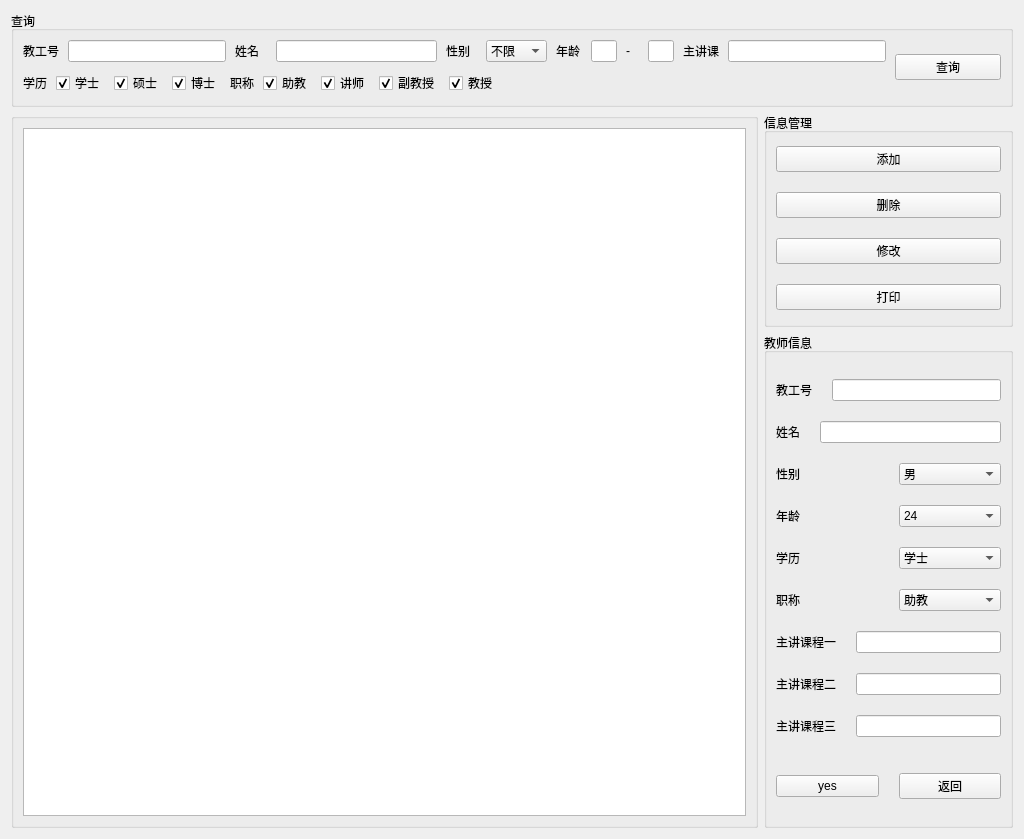
<?xml version="1.0" encoding="UTF-8"?>
<ui version="4.0">
 <class>ManagementTeacher</class>
 <widget class="QWidget" name="ManagementTeacher">
  <property name="geometry">
   <rect>
    <x>0</x>
    <y>0</y>
    <width>1024</width>
    <height>839</height>
   </rect>
  </property>
  <property name="windowTitle">
   <string>Form</string>
  </property>
  <layout class="QVBoxLayout" name="verticalLayout_6">
   <item>
    <widget class="QGroupBox" name="groupBox_search">
     <property name="title">
      <string>查询</string>
     </property>
     <layout class="QHBoxLayout" name="horizontalLayout_10" stretch="49,6">
      <property name="spacing">
       <number>9</number>
      </property>
      <item>
       <layout class="QVBoxLayout" name="verticalLayout">
        <item>
         <layout class="QHBoxLayout" name="horizontalLayout_8" stretch="12,12,6,7,12">
          <property name="spacing">
           <number>9</number>
          </property>
          <item>
           <layout class="QHBoxLayout" name="horizontalLayout" stretch="2,10">
            <item>
             <widget class="QLabel" name="label_search_tno">
              <property name="text">
               <string>教工号</string>
              </property>
             </widget>
            </item>
            <item>
             <widget class="QLineEdit" name="lineEdit_search_tno"/>
            </item>
           </layout>
          </item>
          <item>
           <layout class="QHBoxLayout" name="horizontalLayout_2" stretch="2,10">
            <item>
             <widget class="QLabel" name="label_search_tname">
              <property name="text">
               <string>姓名</string>
              </property>
             </widget>
            </item>
            <item>
             <widget class="QLineEdit" name="lineEdit_search_tname"/>
            </item>
           </layout>
          </item>
          <item>
           <layout class="QHBoxLayout" name="horizontalLayout_3" stretch="2,4">
            <item>
             <widget class="QLabel" name="label_search_tsex">
              <property name="text">
               <string>性别</string>
              </property>
             </widget>
            </item>
            <item>
             <widget class="QComboBox" name="comboBox_search_tsex">
              <item>
               <property name="text">
                <string>不限</string>
               </property>
              </item>
              <item>
               <property name="text">
                <string>男</string>
               </property>
              </item>
              <item>
               <property name="text">
                <string>女</string>
               </property>
              </item>
             </widget>
            </item>
           </layout>
          </item>
          <item>
           <layout class="QHBoxLayout" name="horizontalLayout_4" stretch="2,2,1,2">
            <item>
             <widget class="QLabel" name="label_search_tage">
              <property name="text">
               <string>年龄</string>
              </property>
             </widget>
            </item>
            <item>
             <widget class="QLineEdit" name="lineEdit_search_tage_a"/>
            </item>
            <item>
             <widget class="QLabel" name="label_search_tage_">
              <property name="text">
               <string>-</string>
              </property>
             </widget>
            </item>
            <item>
             <widget class="QLineEdit" name="lineEdit_search_tage_b"/>
            </item>
           </layout>
          </item>
          <item>
           <layout class="QHBoxLayout" name="horizontalLayout_5" stretch="2,10">
            <item>
             <widget class="QLabel" name="label_search_cno">
              <property name="text">
               <string>主讲课</string>
              </property>
             </widget>
            </item>
            <item>
             <widget class="QLineEdit" name="lineEdit_search_cno"/>
            </item>
           </layout>
          </item>
         </layout>
        </item>
        <item>
         <layout class="QHBoxLayout" name="horizontalLayout_9">
          <property name="spacing">
           <number>9</number>
          </property>
          <item>
           <layout class="QHBoxLayout" name="horizontalLayout_6">
            <item>
             <widget class="QLabel" name="label_search_teb">
              <property name="text">
               <string>学历</string>
              </property>
             </widget>
            </item>
            <item>
             <widget class="QCheckBox" name="checkBox_search_teb">
              <property name="text">
               <string>学士</string>
              </property>
              <property name="checked">
               <bool>true</bool>
              </property>
             </widget>
            </item>
            <item>
             <widget class="QCheckBox" name="checkBox_search_teb_2">
              <property name="text">
               <string>硕士</string>
              </property>
              <property name="checked">
               <bool>true</bool>
              </property>
             </widget>
            </item>
            <item>
             <widget class="QCheckBox" name="checkBox_search_teb_3">
              <property name="text">
               <string>博士</string>
              </property>
              <property name="checked">
               <bool>true</bool>
              </property>
             </widget>
            </item>
           </layout>
          </item>
          <item>
           <layout class="QHBoxLayout" name="horizontalLayout_7">
            <item>
             <widget class="QLabel" name="label_search_tpt">
              <property name="text">
               <string>职称</string>
              </property>
             </widget>
            </item>
            <item>
             <widget class="QCheckBox" name="checkBox_search_tpt">
              <property name="text">
               <string>助教</string>
              </property>
              <property name="checked">
               <bool>true</bool>
              </property>
             </widget>
            </item>
            <item>
             <widget class="QCheckBox" name="checkBox_search_tpt_2">
              <property name="text">
               <string>讲师</string>
              </property>
              <property name="checked">
               <bool>true</bool>
              </property>
             </widget>
            </item>
            <item>
             <widget class="QCheckBox" name="checkBox_search_tpt_3">
              <property name="text">
               <string>副教授</string>
              </property>
              <property name="checked">
               <bool>true</bool>
              </property>
             </widget>
            </item>
            <item>
             <widget class="QCheckBox" name="checkBox_search_tpt_4">
              <property name="text">
               <string>教授</string>
              </property>
              <property name="checked">
               <bool>true</bool>
              </property>
             </widget>
            </item>
           </layout>
          </item>
          <item>
           <spacer name="horizontalSpacer">
            <property name="orientation">
             <enum>Qt::Horizontal</enum>
            </property>
            <property name="sizeHint" stdset="0">
             <size>
              <width>40</width>
              <height>20</height>
             </size>
            </property>
           </spacer>
          </item>
         </layout>
        </item>
       </layout>
      </item>
      <item>
       <widget class="QPushButton" name="pushButton_search">
        <property name="text">
         <string>查询</string>
        </property>
       </widget>
      </item>
     </layout>
    </widget>
   </item>
   <item>
    <layout class="QHBoxLayout" name="horizontalLayout_21" stretch="6,2">
     <item>
      <widget class="QGroupBox" name="groupBox_tableView">
       <property name="title">
        <string/>
       </property>
       <layout class="QVBoxLayout" name="verticalLayout_2">
        <item>
         <widget class="QTableView" name="tableView"/>
        </item>
       </layout>
      </widget>
     </item>
     <item>
      <layout class="QVBoxLayout" name="verticalLayout_5">
       <item>
        <widget class="QGroupBox" name="groupBox_management">
         <property name="title">
          <string>信息管理</string>
         </property>
         <layout class="QVBoxLayout" name="verticalLayout_3">
          <property name="spacing">
           <number>20</number>
          </property>
          <item>
           <spacer name="verticalSpacer">
            <property name="orientation">
             <enum>Qt::Vertical</enum>
            </property>
            <property name="sizeHint" stdset="0">
             <size>
              <width>20</width>
              <height>40</height>
             </size>
            </property>
           </spacer>
          </item>
          <item>
           <widget class="QPushButton" name="pushButton_add">
            <property name="text">
             <string>添加</string>
            </property>
           </widget>
          </item>
          <item>
           <widget class="QPushButton" name="pushButton_delete">
            <property name="text">
             <string>删除</string>
            </property>
           </widget>
          </item>
          <item>
           <widget class="QPushButton" name="pushButton_change">
            <property name="text">
             <string>修改</string>
            </property>
           </widget>
          </item>
          <item>
           <widget class="QPushButton" name="pushButton_excel">
            <property name="text">
             <string>打印</string>
            </property>
           </widget>
          </item>
          <item>
           <spacer name="verticalSpacer_2">
            <property name="orientation">
             <enum>Qt::Vertical</enum>
            </property>
            <property name="sizeHint" stdset="0">
             <size>
              <width>20</width>
              <height>40</height>
             </size>
            </property>
           </spacer>
          </item>
         </layout>
        </widget>
       </item>
       <item>
        <widget class="QGroupBox" name="groupBox_data">
         <property name="title">
          <string>教师信息</string>
         </property>
         <layout class="QVBoxLayout" name="verticalLayout_4">
          <property name="spacing">
           <number>20</number>
          </property>
          <item>
           <spacer name="verticalSpacer_3">
            <property name="orientation">
             <enum>Qt::Vertical</enum>
            </property>
            <property name="sizeHint" stdset="0">
             <size>
              <width>20</width>
              <height>40</height>
             </size>
            </property>
           </spacer>
          </item>
          <item>
           <layout class="QHBoxLayout" name="horizontalLayout_11">
            <item>
             <widget class="QLabel" name="label_tno">
              <property name="text">
               <string>教工号</string>
              </property>
             </widget>
            </item>
            <item>
             <widget class="QLineEdit" name="lineEdit_tno">
              <property name="maxLength">
               <number>8</number>
              </property>
             </widget>
            </item>
           </layout>
          </item>
          <item>
           <layout class="QHBoxLayout" name="horizontalLayout_12">
            <item>
             <widget class="QLabel" name="label_tname">
              <property name="text">
               <string>姓名</string>
              </property>
             </widget>
            </item>
            <item>
             <widget class="QLineEdit" name="lineEdit_tname">
              <property name="maxLength">
               <number>8</number>
              </property>
             </widget>
            </item>
           </layout>
          </item>
          <item>
           <layout class="QHBoxLayout" name="horizontalLayout_13">
            <item>
             <widget class="QLabel" name="label_tsex">
              <property name="text">
               <string>性别</string>
              </property>
             </widget>
            </item>
            <item>
             <widget class="QComboBox" name="comboBox_tsex">
              <item>
               <property name="text">
                <string>男</string>
               </property>
              </item>
              <item>
               <property name="text">
                <string>女</string>
               </property>
              </item>
             </widget>
            </item>
           </layout>
          </item>
          <item>
           <layout class="QHBoxLayout" name="horizontalLayout_14">
            <item>
             <widget class="QLabel" name="label_tage">
              <property name="text">
               <string>年龄</string>
              </property>
             </widget>
            </item>
            <item>
             <widget class="QComboBox" name="comboBox_tage">
              <item>
               <property name="text">
                <string>24</string>
               </property>
              </item>
              <item>
               <property name="text">
                <string>25</string>
               </property>
              </item>
              <item>
               <property name="text">
                <string>26</string>
               </property>
              </item>
              <item>
               <property name="text">
                <string>27</string>
               </property>
              </item>
              <item>
               <property name="text">
                <string>28</string>
               </property>
              </item>
              <item>
               <property name="text">
                <string>29</string>
               </property>
              </item>
              <item>
               <property name="text">
                <string>30</string>
               </property>
              </item>
              <item>
               <property name="text">
                <string>31</string>
               </property>
              </item>
              <item>
               <property name="text">
                <string>32</string>
               </property>
              </item>
              <item>
               <property name="text">
                <string>33</string>
               </property>
              </item>
              <item>
               <property name="text">
                <string>34</string>
               </property>
              </item>
              <item>
               <property name="text">
                <string>35</string>
               </property>
              </item>
              <item>
               <property name="text">
                <string>36</string>
               </property>
              </item>
              <item>
               <property name="text">
                <string>37</string>
               </property>
              </item>
              <item>
               <property name="text">
                <string>38</string>
               </property>
              </item>
              <item>
               <property name="text">
                <string>39</string>
               </property>
              </item>
              <item>
               <property name="text">
                <string>40</string>
               </property>
              </item>
              <item>
               <property name="text">
                <string>41</string>
               </property>
              </item>
              <item>
               <property name="text">
                <string>42</string>
               </property>
              </item>
              <item>
               <property name="text">
                <string>43</string>
               </property>
              </item>
              <item>
               <property name="text">
                <string>44</string>
               </property>
              </item>
              <item>
               <property name="text">
                <string>45</string>
               </property>
              </item>
              <item>
               <property name="text">
                <string>46</string>
               </property>
              </item>
              <item>
               <property name="text">
                <string>47</string>
               </property>
              </item>
              <item>
               <property name="text">
                <string>48</string>
               </property>
              </item>
              <item>
               <property name="text">
                <string>49</string>
               </property>
              </item>
              <item>
               <property name="text">
                <string>50</string>
               </property>
              </item>
              <item>
               <property name="text">
                <string>51</string>
               </property>
              </item>
              <item>
               <property name="text">
                <string>52</string>
               </property>
              </item>
              <item>
               <property name="text">
                <string>53</string>
               </property>
              </item>
              <item>
               <property name="text">
                <string>54</string>
               </property>
              </item>
              <item>
               <property name="text">
                <string>55</string>
               </property>
              </item>
              <item>
               <property name="text">
                <string>56</string>
               </property>
              </item>
              <item>
               <property name="text">
                <string>57</string>
               </property>
              </item>
              <item>
               <property name="text">
                <string>58</string>
               </property>
              </item>
              <item>
               <property name="text">
                <string>59</string>
               </property>
              </item>
              <item>
               <property name="text">
                <string>60</string>
               </property>
              </item>
             </widget>
            </item>
           </layout>
          </item>
          <item>
           <layout class="QHBoxLayout" name="horizontalLayout_15">
            <item>
             <widget class="QLabel" name="label_teb">
              <property name="text">
               <string>学历</string>
              </property>
             </widget>
            </item>
            <item>
             <widget class="QComboBox" name="comboBox_teb">
              <item>
               <property name="text">
                <string>学士</string>
               </property>
              </item>
              <item>
               <property name="text">
                <string>硕士</string>
               </property>
              </item>
              <item>
               <property name="text">
                <string>博士</string>
               </property>
              </item>
             </widget>
            </item>
           </layout>
          </item>
          <item>
           <layout class="QHBoxLayout" name="horizontalLayout_16">
            <item>
             <widget class="QLabel" name="label_tpt">
              <property name="text">
               <string>职称</string>
              </property>
             </widget>
            </item>
            <item>
             <widget class="QComboBox" name="comboBox_tpt">
              <item>
               <property name="text">
                <string>助教</string>
               </property>
              </item>
              <item>
               <property name="text">
                <string>讲师</string>
               </property>
              </item>
              <item>
               <property name="text">
                <string>副教授</string>
               </property>
              </item>
              <item>
               <property name="text">
                <string>教授</string>
               </property>
              </item>
             </widget>
            </item>
           </layout>
          </item>
          <item>
           <layout class="QHBoxLayout" name="horizontalLayout_17">
            <item>
             <widget class="QLabel" name="label_cno1">
              <property name="text">
               <string>主讲课程一</string>
              </property>
             </widget>
            </item>
            <item>
             <widget class="QLineEdit" name="lineEdit_cno1">
              <property name="maxLength">
               <number>6</number>
              </property>
             </widget>
            </item>
           </layout>
          </item>
          <item>
           <layout class="QHBoxLayout" name="horizontalLayout_18">
            <item>
             <widget class="QLabel" name="label_cno2">
              <property name="text">
               <string>主讲课程二</string>
              </property>
             </widget>
            </item>
            <item>
             <widget class="QLineEdit" name="lineEdit_cno2">
              <property name="maxLength">
               <number>6</number>
              </property>
             </widget>
            </item>
           </layout>
          </item>
          <item>
           <layout class="QHBoxLayout" name="horizontalLayout_19">
            <item>
             <widget class="QLabel" name="label_cno3">
              <property name="text">
               <string>主讲课程三</string>
              </property>
             </widget>
            </item>
            <item>
             <widget class="QLineEdit" name="lineEdit_cno3">
              <property name="maxLength">
               <number>6</number>
              </property>
             </widget>
            </item>
           </layout>
          </item>
          <item>
           <spacer name="verticalSpacer_4">
            <property name="orientation">
             <enum>Qt::Vertical</enum>
            </property>
            <property name="sizeHint" stdset="0">
             <size>
              <width>20</width>
              <height>40</height>
             </size>
            </property>
           </spacer>
          </item>
          <item>
           <layout class="QHBoxLayout" name="horizontalLayout_20">
            <item>
             <widget class="QPushButton" name="pushButton_yes">
              <property name="text">
               <string>yes</string>
              </property>
             </widget>
            </item>
            <item>
             <widget class="QPushButton" name="pushButton_back">
              <property name="text">
               <string>返回</string>
              </property>
             </widget>
            </item>
           </layout>
          </item>
          <item>
           <spacer name="verticalSpacer_5">
            <property name="orientation">
             <enum>Qt::Vertical</enum>
            </property>
            <property name="sizeHint" stdset="0">
             <size>
              <width>20</width>
              <height>40</height>
             </size>
            </property>
           </spacer>
          </item>
         </layout>
        </widget>
       </item>
      </layout>
     </item>
    </layout>
   </item>
  </layout>
 </widget>
 <resources/>
 <connections/>
</ui>
